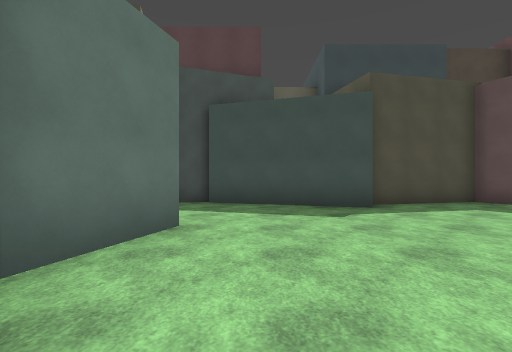
view 1 (above)

18 first-person views from a walk through a level from a Godot 3-D game. The camera is 1.4 m above the floor, looks level and sees 85° across. The floor is counted in squares, 2 m on a side. Each view is taken from the middle of a square. On the plan, view 1 faces up. The plan holds only what a view shows up to about 9 squares ahead; the rest is blank. The place goes on beyond the plan. Characters and animated objects are not drawn. Surface patterns are stand-ins for the level's own textures.

view 2
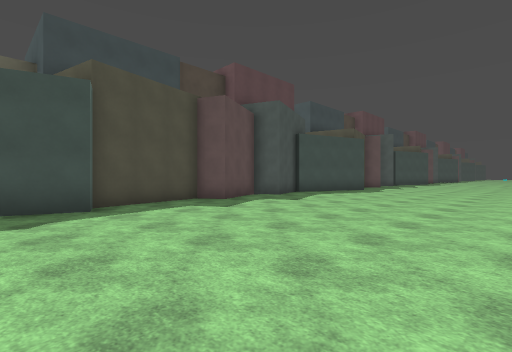

view 3
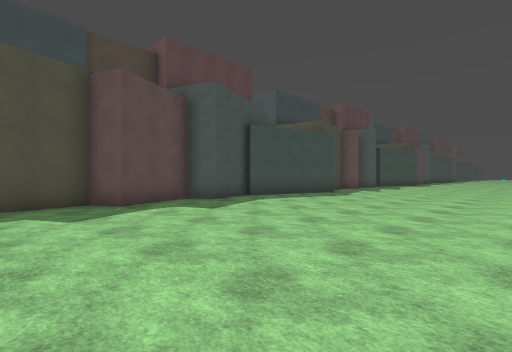

view 4
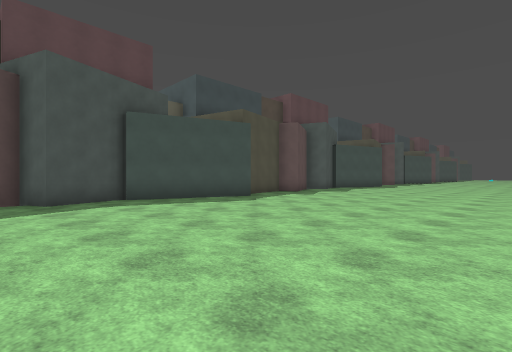

view 5
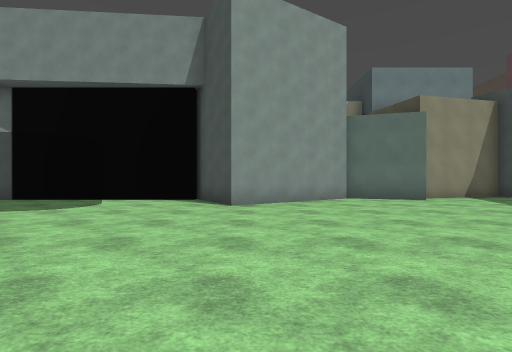

view 6
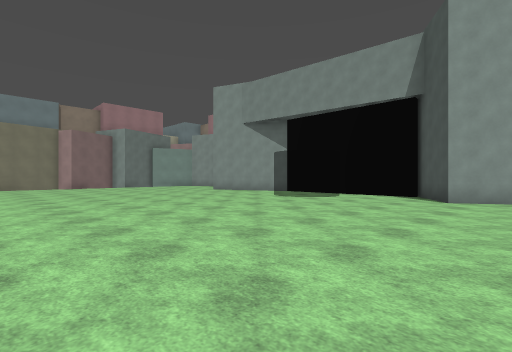

view 7
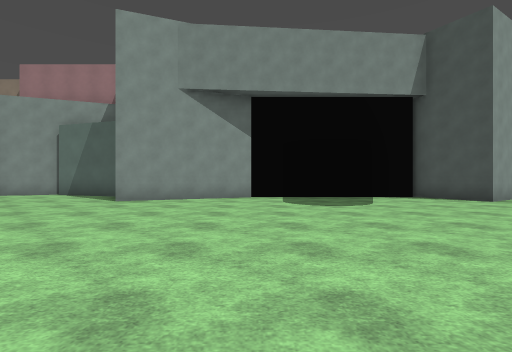

view 8
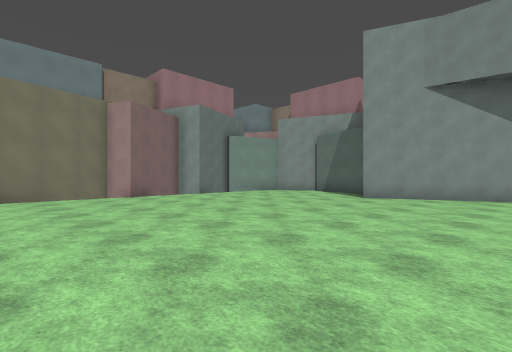

view 9
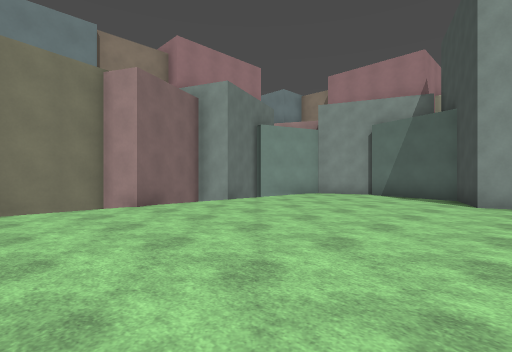

view 10
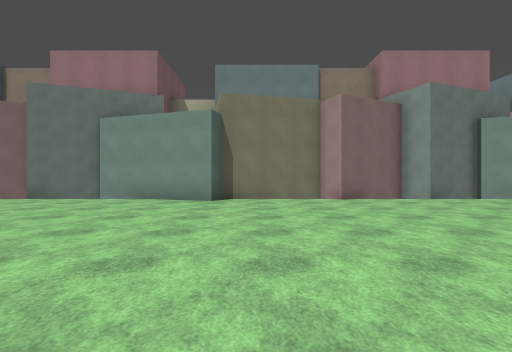

view 11
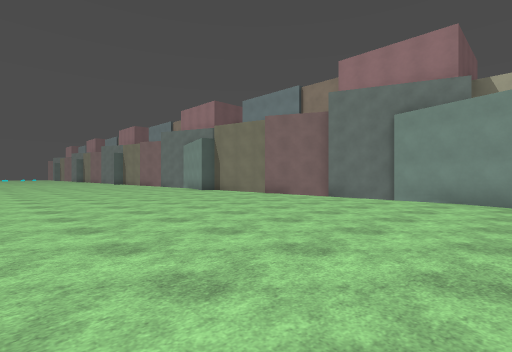

view 12
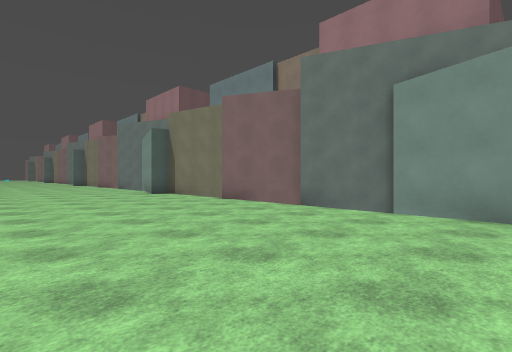

view 13
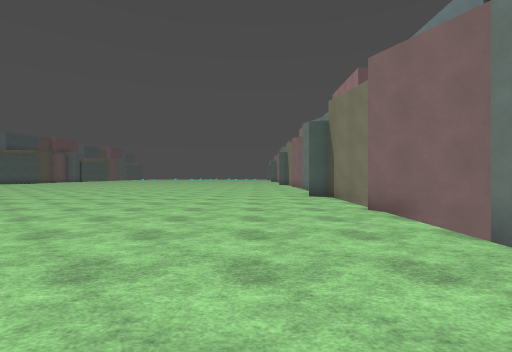

view 14
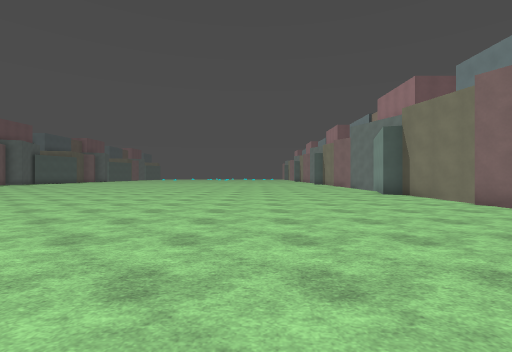

view 15
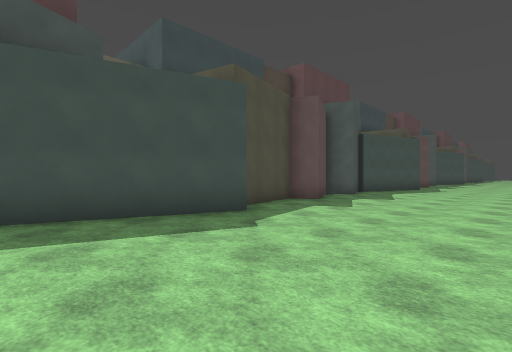

view 16
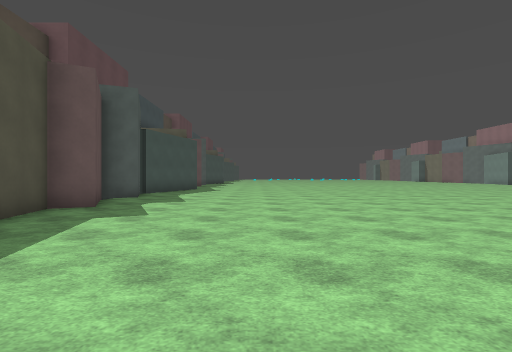

view 17
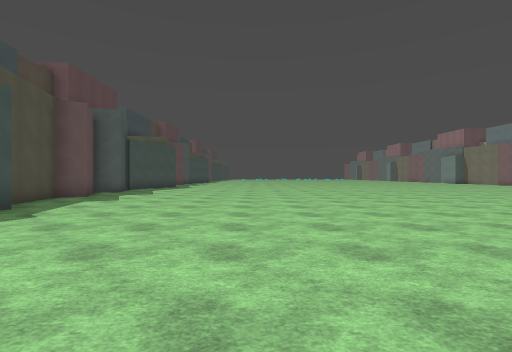

view 18
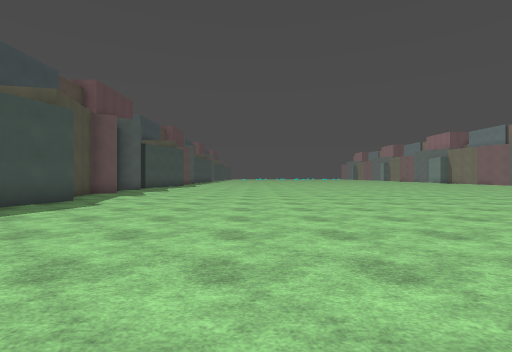

### Floor plan
Points are (right, up) in squares from view 1. A wall is a line through its corners. A room is listed if a view was taken in it or the views show most of it. See-through windows are left out.
Room 1 (views 1, 2, 3, 4, 5, 6, 7, 8, 9, 10, 11, 12, 13, 14, 15, 16, 17, 18)
walls: (-1.2, -8.1) (0.3, -11.9) (-1.4, -12.5) (-1.9, -13.9); (14.9, 6.1) (11, 7.4); (11.2, 7.7) (9.1, 6.9) (8.7, 7.8) (6.3, 6.6) (5.9, 7.5) (2.8, 6.8) (2.6, 6.1) (-1.3, 7.4); (13, -18.3) (15.1, -17.5); (-1.1, 4) (-1.7, 1.9) (0.4, -1.6) (-1.6, -2.8); (15.6, -18.4) (17.8, -17.3); (1.4, -18) (2.7, -17.5) (3, -18.5) (5.4, -17.3) (5.9, -18.2) (9, -17.4) (9.2, -16.8) (13.1, -18.1); (18.8, -18.1) (21.1, -17.5); (-2, 5.4) (-1.7, 4.3); (20.2, 7.5) (18.3, 6.6) (18, 7.4) (15.5, 6.9); (-0.1, -17.8) (0.6, -18); (21, 7.1) (20.8, 7.8); (-1.2, 7.6) (-2, 7.3)

Where each view was taken, in squares from view 1:
view 1: 0 up, 0 right, facing up
view 2: 0 up, 1 right, facing up-right
view 3: 0 up, 4 right, facing up-right
view 4: 1 down, 8 right, facing up-right
view 5: 1 down, 7 right, facing left
view 6: 0 up, 9 right, facing down-left
view 7: 8 down, 8 right, facing left
view 8: 8 down, 9 right, facing down-left
view 9: 11 down, 8 right, facing down-left
view 10: 9 down, 8 right, facing down
view 11: 9 down, 10 right, facing down-right
view 12: 12 down, 11 right, facing down-right
view 13: 15 down, 12 right, facing right
view 14: 12 down, 11 right, facing right
view 15: 2 up, 11 right, facing up-right
view 16: 3 up, 12 right, facing right
view 17: 1 up, 9 right, facing right
view 18: 1 up, 7 right, facing right
